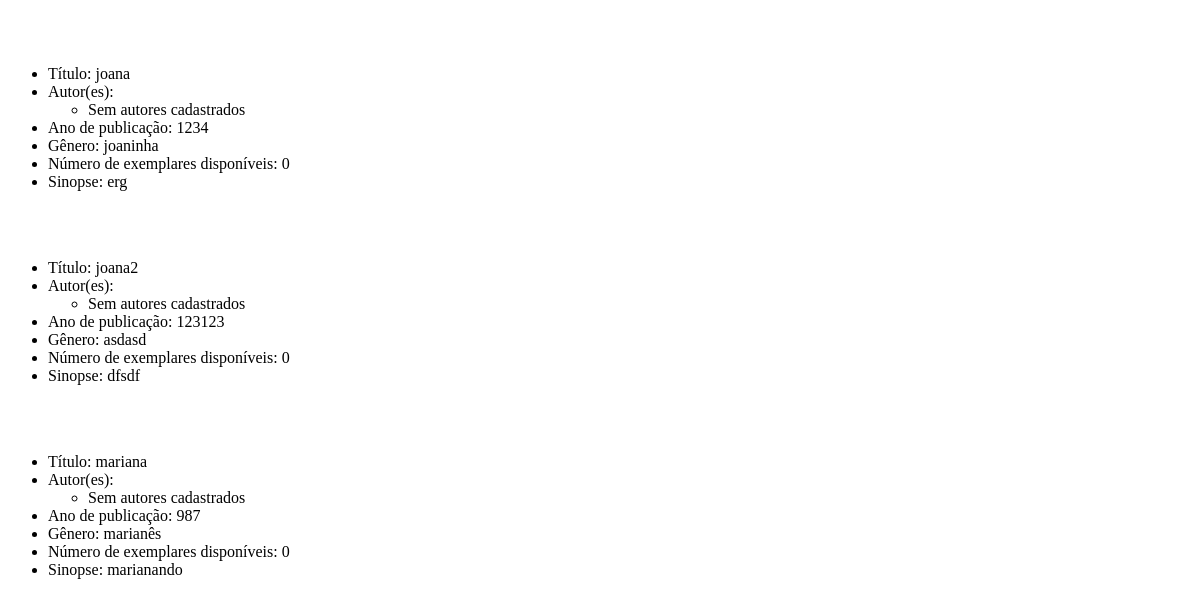
The page /biblioteca/pesquisar/ (lower part) on the database as committed earlier.
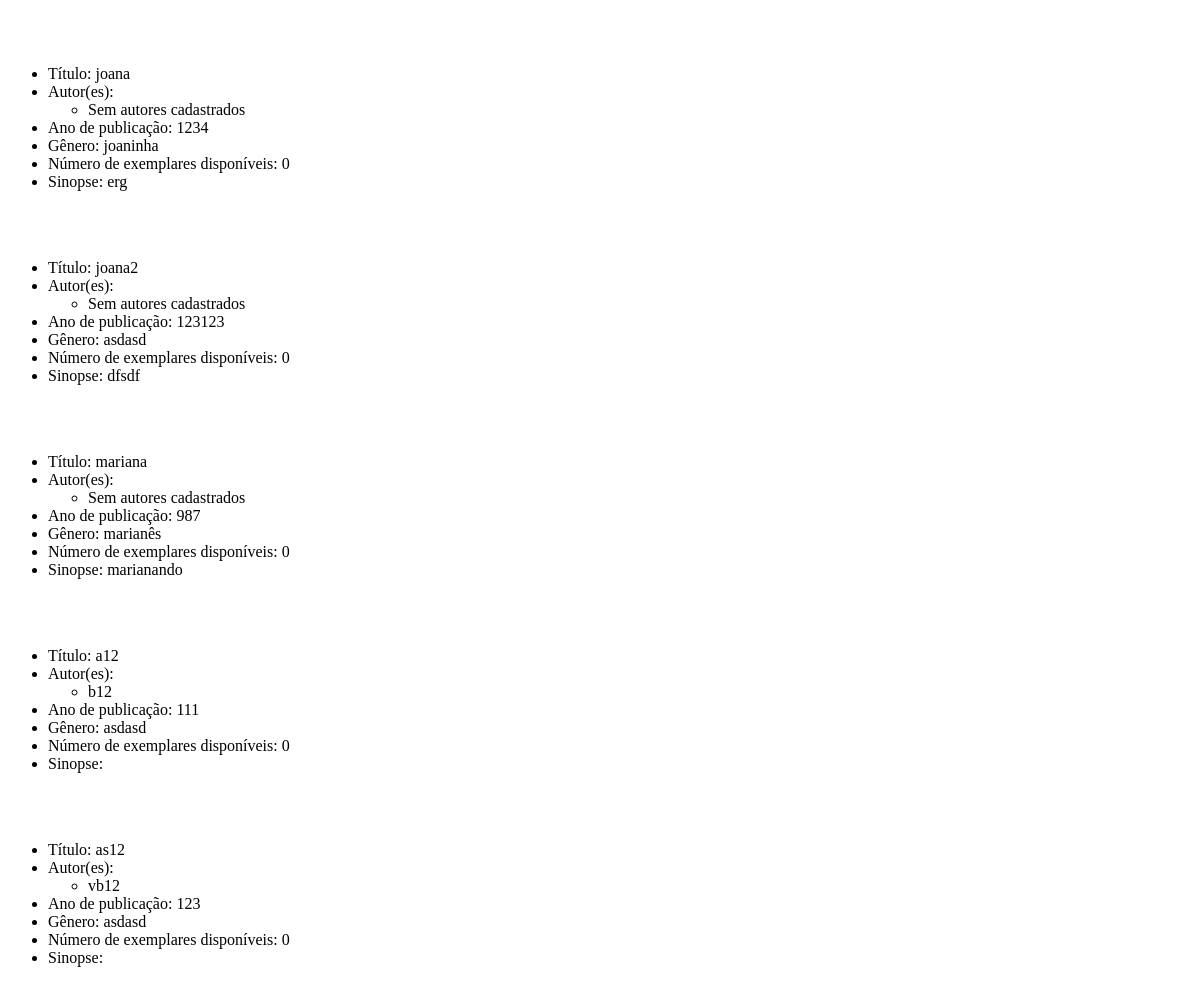
The same page on the database as committed later.
### Biblioteca/models.py (models this page shows)
class Livro (models.Model):
    titulo = models.CharField(max_length=1000, unique=True) #Não sei se faz sentido um max_lenght aqui, apenas seguindo o exemplo da aula
    sinopse =  models.CharField(blank=True)
    ano_de_publicacao = models.IntegerField()
    genero = models.CharField(max_length=1000)
    exemplares_disponiveis = models.IntegerField() #erro: min_value=0

class Autoria(models.Model):
    livro = models.ForeignKey(Livro, on_delete=models.CASCADE, related_name='autoria')
    autor = models.ForeignKey(Autor, on_delete=models.CASCADE, related_name='autoria')
    class Meta:
        unique_together = ('livro', 'autor') # Previne duplicatas

class Autor(models.Model):
    nome = models.CharField(max_length=1000, unique=True)
    biografia = models.CharField(blank=True)

### Biblioteca/views.py (the view)
# urls.py: path("pesquisar/",        views.pesquisar,        name="pesquisar")
def pesquisar(request):
    busca = request.GET.get('busca', '')
    tipo = request.GET.get('tipodapesquisa', 'livro')
    print(f"Valor da busca: {busca}")
    if tipo == "livro":
        lista = Livro.objects.filter(titulo__icontains=busca)
    elif tipo == "autor":
        lista = Autor.objects.filter(nome__icontains=busca)
    else:
        lista = []
    return render(request, "Biblioteca/parcial_resultados.html", {
        "lista": lista, "tipo": tipo
    })

### Biblioteca/templates/Biblioteca/parcial_resultados.html (shortened to what this page needs)
<div>
{% if tipo == "livro" %}
    {% for elemento in lista %}
    <div class="caixinha">
        <ul>
            <li>Título: {{ elemento.titulo }}</li>
            <li>Autor(es):
                <ul>
                    {% for autoria in elemento.autoria.all %}
                        <li>{{ autoria.autor.nome }}</li>
                    {% empty %}
                        <li>Sem autores cadastrados</li>
                    {% endfor %}
                </ul>
            <li>Ano de publicação: {{ elemento.ano_de_publicacao }}</li>
            <li>Gênero: {{ elemento.genero }}</li>
            <li>Número de exemplares disponíveis: {{ elemento.exemplares_disponiveis }}</li>
            <li>Sinopse: {{ elemento.sinopse }}</li>
        </ul>
    </div>
    <br><br>
        {% empty %}
            Nenhum livro encontrado
    {% endfor %}
{% endif %}
</div>

Rows that differ between the two databases and show on the page:
added Livro: titulo "a12", ano_de_publicacao "111", genero "asdasd", exemplares_disponiveis "0"
added Autoria: autor.nome "b12", shown under "a12"
added Livro: titulo "as12", ano_de_publicacao "123", genero "asdasd", exemplares_disponiveis "0"
added Autoria: autor.nome "vb12", shown under "as12"
